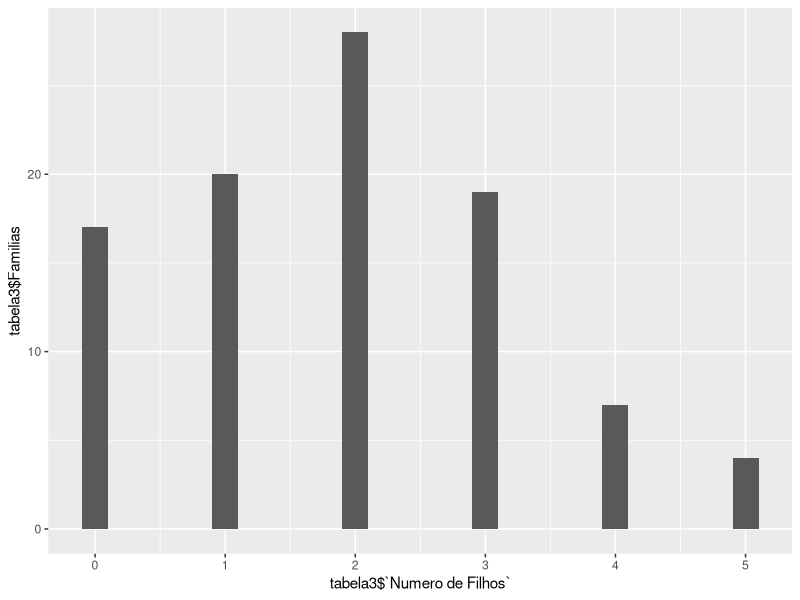

Generate this figure with R: (Note: this script raises an error after producing the figure.)
# Exercicio 3 da 1ª Lista #

#Lendo Tabela
if(!"readxl" %in% installed.packages()) install.packages("readxl")
library(readxl)
tabela3 <- read_excel("./dados/exercicio3.xlsx")

vetor <- NULL
for(i in 1:length(tabela3$`Numero de Filhos`))
  vetor <- c(vetor,rep(tabela3$`Numero de Filhos`[i],tabela3$Familias[i]))
vetor
#Mediana
medianaExercicio3 <- median(vetor,na.rm = TRUE)

#Moda:
getmode <- function(v) {
  uniqv <- unique(v)
  uniqv[which.max(tabulate(match(v, uniqv)))]
}
modaExercicio3 <- getmode(vetor)


#Grafico:
if(!"ggplot2" %in% installed.packages()) install.packages("ggplot2")
library(ggplot2)
ggplot(tabela3,aes(x= tabela3$`Numero de Filhos`,y=tabela3$Familias),) + geom_bar(stat= "identity",width= 0.2)
barplot(tabela3,ylim = c(0,40))

        